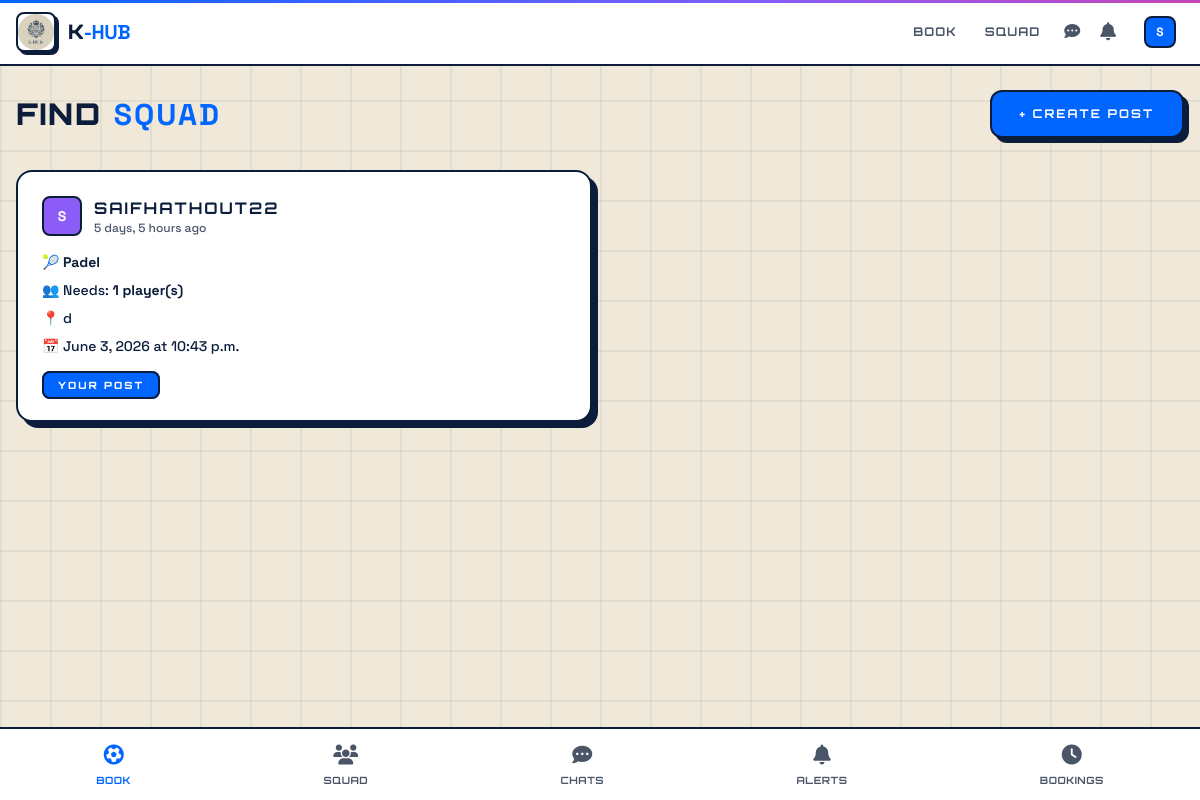
Before: /teams/find/ (signed in) with the older database file.
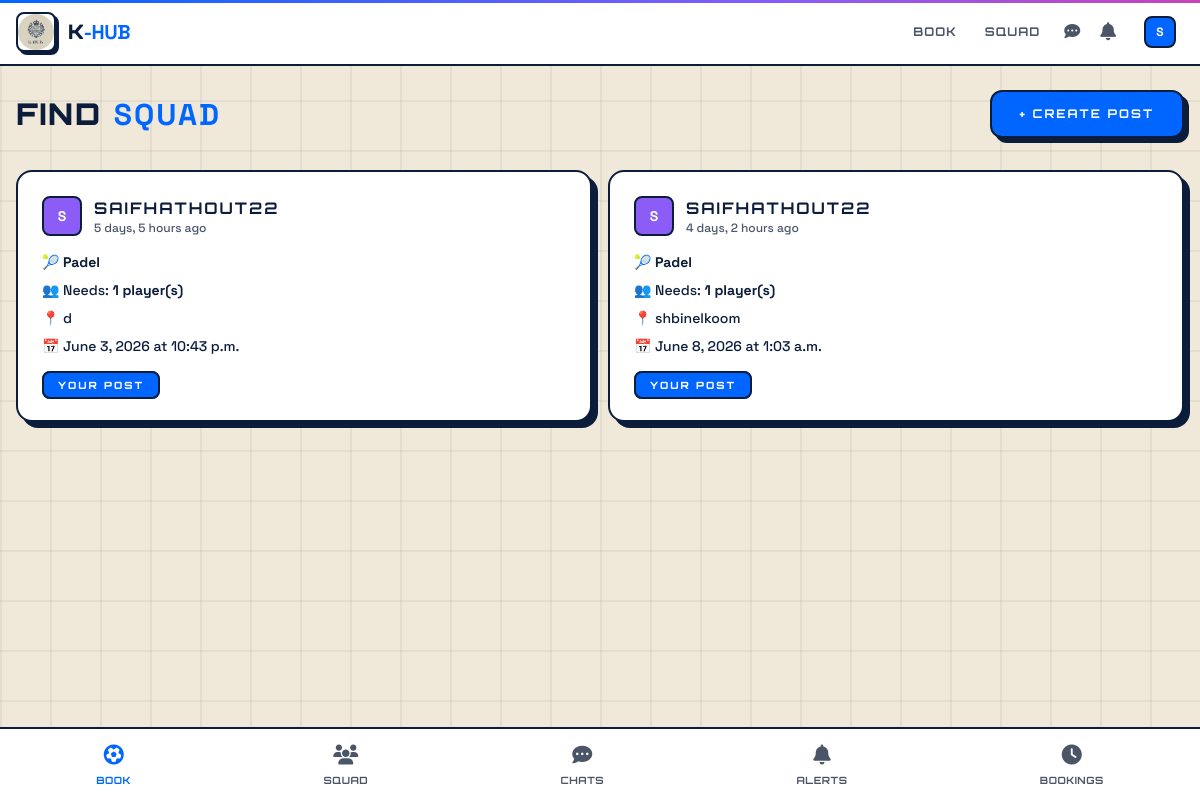
After: the same page with the newer database file.
### teams/models.py (models this page shows, shortened)
class PlayerPost(models.Model):
    SPORT_CHOICES = [
        ('FOOTBALL', 'Football'),
        ('PADEL', 'Padel'),
        ('TENNIS', 'Tennis'),
        ('BASKETBALL', 'Basketball'),
        ('CRICKET', 'Cricket'),
        ('BADMINTON', 'Badminton'),
        ('VOLLEYBALL', 'Volleyball'),
    ]
    player = models.ForeignKey(settings.AUTH_USER_MODEL, on_delete=models.CASCADE, related_name='posts')
    sport_type = models.CharField(max_length=20, choices=SPORT_CHOICES)
    players_needed = models.IntegerField(default=1)
    city = models.CharField(max_length=100)
    date = models.DateField()
    time = models.TimeField(null=True, blank=True)
    description = models.TextField(blank=True)
    is_active = models.BooleanField(default=True)
    created_at = models.DateTimeField(auto_now_add=True)

### accounts/models.py (models this page shows, shortened)
class User(AbstractBaseUser, PermissionsMixin):
    ROLE_CHOICES = [
        ('PLAYER', 'Player'),
        ('VENUE_OWNER', 'Venue Owner'),
        ('ADMIN', 'Admin'),
    ]
    email = models.EmailField(unique=True, db_index=True)
    username = models.CharField(max_length=50, unique=True, null=True, blank=True)
    role = models.CharField(max_length=20, choices=ROLE_CHOICES, default='PLAYER')
    is_active = models.BooleanField(default=True)
    is_staff = models.BooleanField(default=False)
    date_joined = models.DateTimeField(default=timezone.now)
    objects = UserManager()
    USERNAME_FIELD = 'email'
    REQUIRED_FIELDS = []
    class Meta:
        indexes = [
            models.Index(fields=['email']),
            models.Index(fields=['role']),
        ]
    @property
    def is_player(self):
        return self.role == 'PLAYER'

### teams/views.py (the view)
# urls.py: path('find/', views.find_players, name='find_players'),
@player_required
def find_players(request):
    posts = PlayerPost.objects.filter(is_active=True)
    return render(request, 'teams/find_players.html', {'posts': posts})

### teams/templates/teams/find_players.html (shortened to what this page needs)
{% extends 'base.html' %}
{% block content %}
<div class="animate-fade-up">
    <div class="flex justify-between items-center mb-8">
        <h1 class="text-3xl font-black" style="font-family: 'Orbitron', sans-serif;">FIND <span style="color: #0066FF;">SQUAD</span></h1>
        <a href="{% url 'teams:create_post' %}" class="btn-chrome text-xs">+ Create Post</a>
    </div>
    {% if posts %}
        <div class="grid grid-cols-1 md:grid-cols-2 gap-4">
            {% for post in posts %}
                <div class="khub-card p-6">
                    <div class="flex items-center gap-3 mb-4">
                        <div class="w-10 h-10 rounded-lg bg-[#8B5CF6] flex items-center justify-center text-white font-bold text-sm border-2 border-[#0B1D3A]">
                            {{ post.player.username|first|upper }}
                        </div>
                        <div>
                            <h3 class="font-bold">{{ post.player.username }}</h3>
                            <p class="text-xs text-[#4A5568]">{{ post.created_at|timesince }} ago</p>
                        </div>
                    </div>
                    <div class="space-y-2 mb-4 text-sm">
                        <p>🎾 <strong>{{ post.get_sport_type_display }}</strong></p>
                        <p>👥 Needs: <strong>{{ post.players_needed }} player(s)</strong></p>
                        <p>📍 {{ post.city }}</p>
                        <p>📅 {{ post.date }}{% if post.time %} at {{ post.time }}{% endif %}</p>
                    </div>
                    {% if post.player != request.user %}
                        <a href="{% url 'teams:join_post' post.id %}" class="btn-chrome w-full text-center block py-3 text-xs">JOIN GAME</a>
                    {% else %}
                        <span class="badge-khub badge-chrome text-[10px]">Your Post</span>
                    {% endif %}
                </div>
            {% endfor %}
        </div>
    {% endif %}
</div>
{% endblock %}

Changed rows visible on the page:
added PlayerPost: player.username|first "S", player.username "SAIFHATHOUT22", created_at "4 days, 2 hours", sport_type "Padel", players_needed "1", city "shbinelkoom", date "June 8, 2026", time "1:03 a.m.", shows "YOUR POST"
